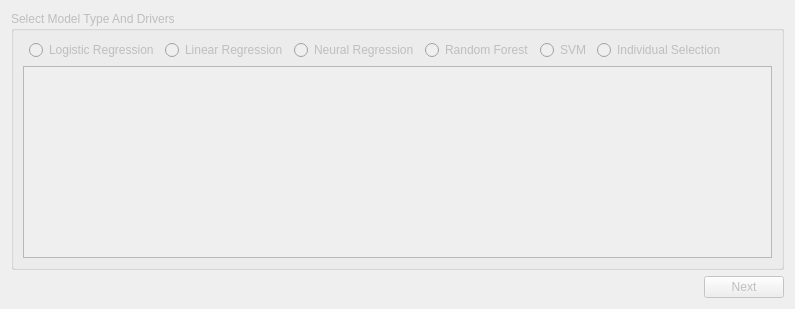
        <widget class="QWidget" name="tabDriverSelectionT1">
         <attribute name="title">
          <string>Driver Selection (T2)</string>
         </attribute>
         <layout class="QGridLayout" name="gridLayout_3">
          <item row="1" column="0">
           <spacer name="horizontalSpacer_7">
            <property name="orientation">
             <enum>Qt::Horizontal</enum>
            </property>
            <property name="sizeHint" stdset="0">
             <size>
              <width>40</width>
              <height>20</height>
             </size>
            </property>
           </spacer>
          </item>
          <item row="1" column="1">
           <widget class="QPushButton" name="pbNext_DriverSelectionT1">
            <property name="enabled">
             <bool>false</bool>
            </property>
            <property name="text">
             <string>Next</string>
            </property>
           </widget>
          </item>
          <item row="0" column="0" colspan="2">
           <widget class="QGroupBox" name="gbSelectModelTypeAndDrivers_DriverSelectionT1">
            <property name="enabled">
             <bool>false</bool>
            </property>
            <property name="minimumSize">
             <size>
              <width>4</width>
              <height>3</height>
             </size>
            </property>
            <property name="title">
             <string>Select Model Type And Drivers</string>
            </property>
            <layout class="QGridLayout" name="gridLayout_30">
             <item row="0" column="4">
              <widget class="QRadioButton" name="rbRandomForest_DriverSelectionT1SelectModelTypeAndDrivers">
               <property name="text">
                <string>Random Forest</string>
               </property>
              </widget>
             </item>
             <item row="0" column="2">
              <widget class="QRadioButton" name="rbLinearRegression_DriverSelectionT1SelectModelTypeAndDrivers">
               <property name="text">
                <string>Linear Regression</string>
               </property>
              </widget>
             </item>
             <item row="0" column="1">
              <widget class="QRadioButton" name="rbLogisiticRegression_DriverSelectionT1SelectModelTypeAndDrivers">
               <property name="text">
                <string>Logistic Regression</string>
               </property>
              </widget>
             </item>
             <item row="0" column="3">
              <widget class="QRadioButton" name="rbNeuralRegression_DriverSelectionT1SelectModelTypeAndDrivers">
               <property name="text">
                <string>Neural Regression</string>
               </property>
              </widget>
             </item>
             <item row="4" column="0" colspan="8">
              <widget class="QTableWidget" name="twSelectModelTypeAndDrivers_DriverSelectionT1">
               <property name="enabled">
                <bool>false</bool>
               </property>
              </widget>
             </item>
             <item row="0" column="6">
              <widget class="QRadioButton" name="rbIndvidualSelection_DriverSelectionT1SelectModelTypeAndDrivers">
               <property name="text">
                <string>Individual Selection</string>
               </property>
              </widget>
             </item>
             <item row="0" column="7">
              <spacer name="horizontalSpacer_10">
               <property name="orientation">
                <enum>Qt::Horizontal</enum>
               </property>
               <property name="sizeHint" stdset="0">
                <size>
                 <width>40</width>
                 <height>20</height>
                </size>
               </property>
              </spacer>
             </item>
             <item row="0" column="5">
              <widget class="QRadioButton" name="rbSVM_DriverSelectionT1SelectModelTypeAndDrivers">
               <property name="text">
                <string>SVM</string>
               </property>
              </widget>
             </item>
            </layout>
           </widget>
          </item>
         </layout>
        </widget>
